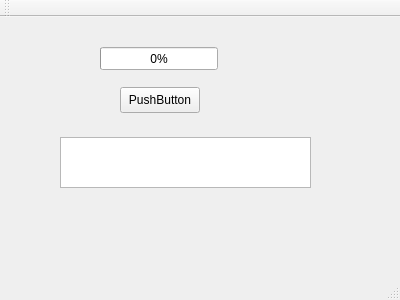
<?xml version="1.0" encoding="UTF-8"?>
<ui version="4.0">
 <class>MainWindow</class>
 <widget class="QMainWindow" name="MainWindow">
  <property name="geometry">
   <rect>
    <x>0</x>
    <y>0</y>
    <width>400</width>
    <height>300</height>
   </rect>
  </property>
  <property name="windowTitle">
   <string>MainWindow</string>
  </property>
  <widget class="QWidget" name="centralWidget">
   <widget class="QProgressBar" name="progressBar">
    <property name="geometry">
     <rect>
      <x>100</x>
      <y>30</y>
      <width>118</width>
      <height>23</height>
     </rect>
    </property>
    <property name="autoFillBackground">
     <bool>true</bool>
    </property>
    <property name="value">
     <number>0</number>
    </property>
    <property name="invertedAppearance">
     <bool>false</bool>
    </property>
   </widget>
   <widget class="QPlainTextEdit" name="plainTextEdit">
    <property name="geometry">
     <rect>
      <x>60</x>
      <y>120</y>
      <width>251</width>
      <height>51</height>
     </rect>
    </property>
   </widget>
   <widget class="QPushButton" name="pushButton">
    <property name="geometry">
     <rect>
      <x>120</x>
      <y>70</y>
      <width>80</width>
      <height>26</height>
     </rect>
    </property>
    <property name="text">
     <string>PushButton</string>
    </property>
   </widget>
  </widget>
  <widget class="QMenuBar" name="menuBar">
   <property name="geometry">
    <rect>
     <x>0</x>
     <y>0</y>
     <width>400</width>
     <height>23</height>
    </rect>
   </property>
  </widget>
  <widget class="QToolBar" name="mainToolBar">
   <attribute name="toolBarArea">
    <enum>TopToolBarArea</enum>
   </attribute>
   <attribute name="toolBarBreak">
    <bool>false</bool>
   </attribute>
  </widget>
  <widget class="QStatusBar" name="statusBar"/>
 </widget>
 <layoutdefault spacing="6" margin="11"/>
 <resources/>
 <connections/>
</ui>
